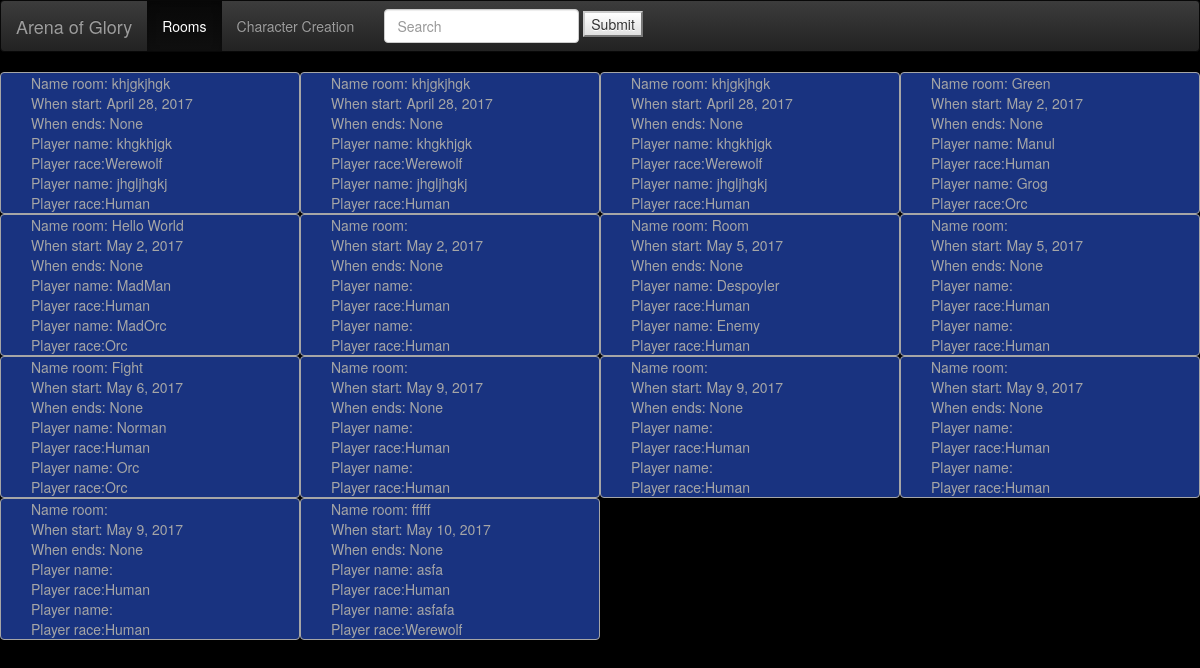
Before: /main/ with the older database file.
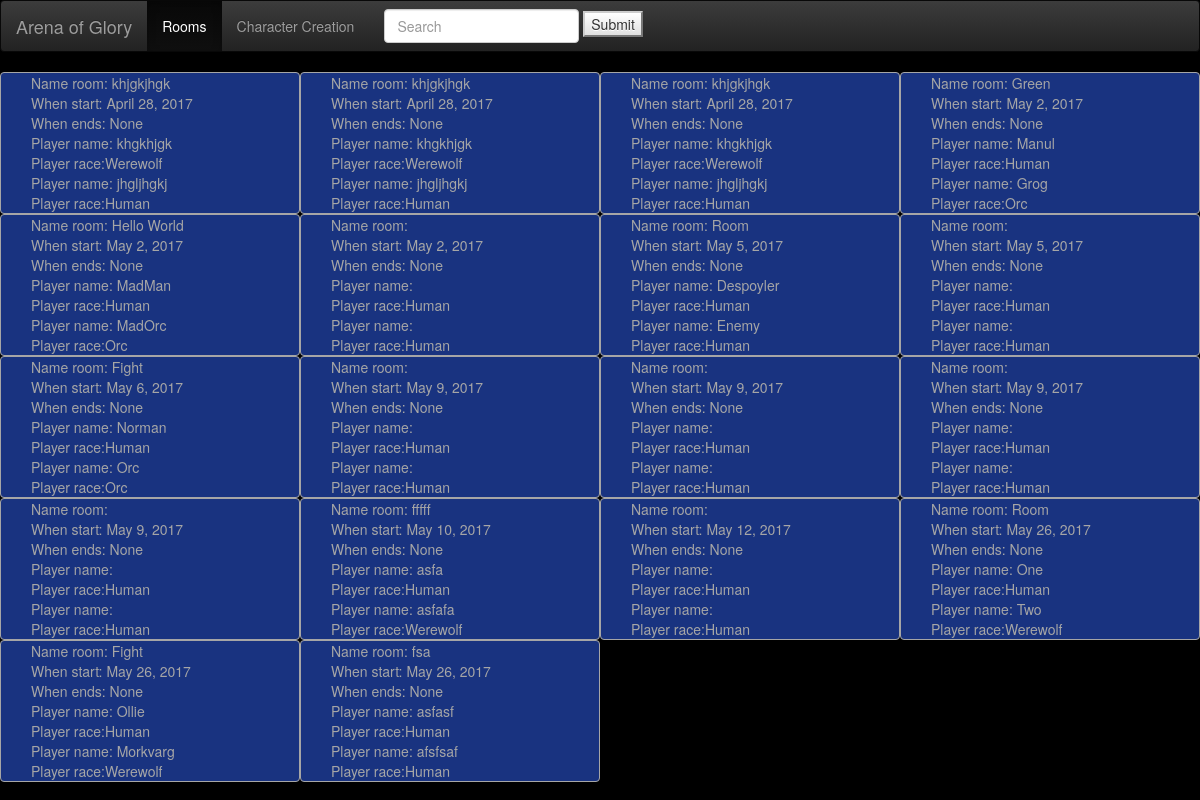
After: the same page with the newer database file.
### room/models.py (models this page shows, shortened)
class Room(models.Model):
	GAME_TYPES = (("SP","Simpleplay"),("MP","Multiplay"))
	name = models.CharField(max_length = 50)
	game_type = models.CharField(max_length = 3, choices = GAME_TYPES)
	data_begin = models.DateField(auto_now = True)
	data_end = models.DateField(blank = True,null=True)
	def __str__(self):
		return self.name
	def get_absolute_url(self):
		return reverse("arena:in_room", kwargs={"id": self.id})

class Character(models.Model):
	RACE = (("HM","Human"),("EL","Elf"),("OR","Orc"),("DW","Dwarf"),("WR","Werewolf"))
	room = models.ForeignKey(Room)
	name = models.CharField(max_length = 50)
	race = models.CharField(max_length = 3, choices = RACE)
	BODY_PARTS = ["Head","Torso","Left hand","Right hand","Legs"]
	health = models.IntegerField(default=100)
	def __str__(self):
		return self.name

### room/views.py (the view, shortened to what this page needs)
# urls.py: url(r'^main/$', show_rooms),
@csrf_protect
def show_rooms(request):
	rooms = Room.objects.all()
	characters = Character.objects.all()
	context = {
		"title":"Rooms",
		"rooms": rooms,
		"characters":characters,
		"races":Character.RACE
	}
	return render(request,"main_menu.html",context)

### templates/main_menu.html (shortened to what this page needs)
{% extends "base.html" %}
{% load staticfiles %}
{% block CSS %}
	<link rel="stylesheet" href="{% static 'css/mainStyleSheet.css' %}">
{% endblock CSS %}
{% block content %}
	{%for room in rooms %}
		<a href="{%if room.data_end%}{{room.get_result}}{%else%}{{room.get_absolute_url}}{%endif%}" title="">
		<div class="col-sm-3 go_to_room" data-id="{{room.id}}" style="background-color:rgba(51, 102, 255, 0.5);border-radius: 4px;color: #a6a6a6;border:1px solid #a6a6a6;">
			<div class="col-sm-12">Name room: {{room}}</div>
			<div class="col-sm-12" >When start: {{room.data_begin}}</div>
			<div class="col-sm-12" >When ends: {{room.data_end}}</div>
			{% for character in characters %}
				{% if character.room == room %}
					<div class="col-xs-12">
						Player name: {{character}} <br> Player race:{%for race in races%}{%if race.0 == character.race %}{{race.1}}{%endif%}{%endfor%}<br>
					</div>
				{% endif %}
			{%endfor%}
		</div>
		</a>
	{% endfor %}
{% endblock %}

### templates/base.html (shortened to what this page needs)
{% load staticfiles %}
<!DOCTYPE html>
<html lang="en">
	<head>
	<link rel="stylesheet" href="{% static 'css/bootstrap.min.css'%}" >
	<link rel="stylesheet" href="{% static 'css/bootstrap-theme.min.css' %}">
	<link rel="stylesheet" href="{% static 'css/cristalstylesheet.scss' %}">
	<nav class="navbar navbar-inverse">
		<div class="container-fluid">
			<div class="navbar-header">
				<a class="navbar-brand" href="/main">Arena of Glory</a>
			</div>
			<ul class="nav navbar-nav">
				<li class="active"><a href="/main">Rooms</a></li>
				<li><a href="/create_players">Character Creation</a></li>
			</ul>
			<form class="navbar-form navbar-left">
				<div class="form-group">
					<input type="text" class="form-control" placeholder="Search">
				</div>
				<button type="submit" class="btn-default">Submit</button>
			</form>
		</div>
	</nav>
	{% block CSS %}
	{% endblock CSS %}
</head>
<body>
	{% block content %}
	{% endblock %}
</body>
</html>

### static/css/mainStyleSheet.css (style rules this page uses)
.go_to_room { background-color:rgba(64, 64, 64, 0.3); border-radius: 4px; color: #404040; border:1px solid #404040; }

### templates/base.html (style rules this page uses)
body { background:black; }

Changed rows visible on the page:
added Room: data_begin "May 12, 2017", data_end "None"
added Character: race "Human", shown under "May 12, 2017"
added Character: race "Human", shown under "May 12, 2017"
added Room: name "Room", data_begin "May 26, 2017", data_end "None"
added Character: name "One", race "Human", shown under "Room"
added Character: name "Two", race "Werewolf", shown under "Room"
added Room: name "Fight", data_begin "May 26, 2017", data_end "None"
added Character: name "Ollie", race "Human", shown under "Fight"
added Character: name "Morkvarg", race "Werewolf", shown under "Fight"
added Room: name "fsa", data_begin "May 26, 2017", data_end "None"
added Character: name "asfasf", race "Human", shown under "fsa"
added Character: name "afsfsaf", race "Human", shown under "fsa"
